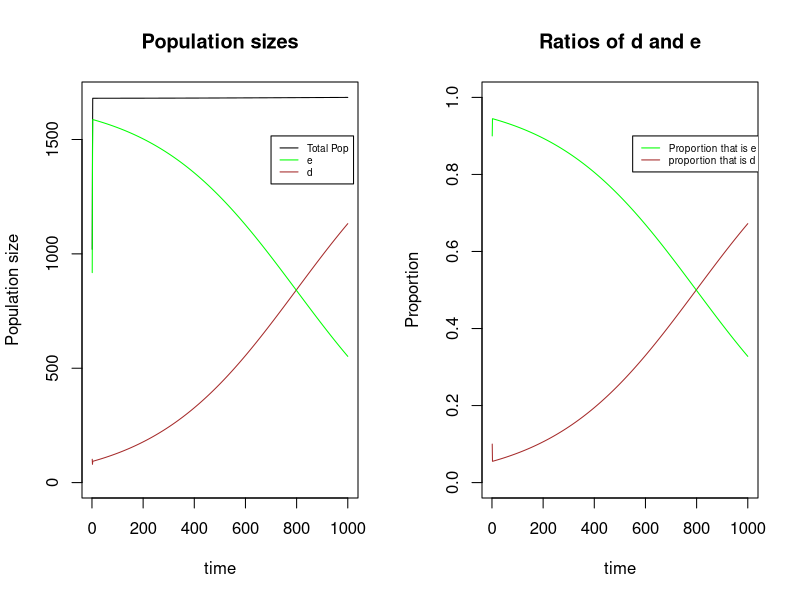

This chart was generated by the following R code:
#  Version 0.1 -- Collin Edwards
#  It should make a couple of pretty graphs - the one on the left is the total population sizes, the one on the right is the relative proportions of e and d
#

numYears=1000

###################

#Parameters:
KE=1000 #in numbers of individuals
KD=200
lambdaEe=1.5
lambdaEd=.7
lambdaDe=.9
lambdaDd=4.93

#For initializing: give intial ratio of e to d, plus the number of individuals in ND and NE
initdToTot=.1          #initial d to total ratio
initTotPop=KE+.1*KD    #total size of combined populations

#############################
#############################
#Actual code:
#creating vectors
Ntotd=numeric(numYears)
Ntote=Ntotd
Ntot=Ntotd
NDd=Ntotd
NDe=Ntotd
NEd=Ntotd
NEe=Ntotd
#initializing vectors
Ntotd[1]=initdToTot*(initTotPop)
Ntote[1]=(1-initdToTot)*(initTotPop)
Ntot=initTotPop
if(initdToTot>.5){ #d is more than half the pop, D is the source, E is the sink
		#cat("d is more common, D is the source")
		NDd[1]=(Ntotd[1]/Ntot[1])*KD
		NDe[1]=(Ntote[1]/Ntot[1])*KD
		NEd[1]=(Ntotd[1]/Ntot[1])*min(KE,(Ntotd[1]+Ntote[1]-KD))
		NEe[1]=(Ntote[1]/Ntot[1])*min(KE,(Ntotd[1]+Ntote[1]-KD))
	}else{ #e is more than half the pop, E is the source
		#cat("e is more common, E is the source")
		NEd[1]=(Ntotd[1]/Ntot[1])*KE
		NEe[1]=(Ntote[1]/Ntot[1])*KE
		NDd[1]=(Ntotd[1]/Ntot[1])*min(KD,(Ntotd[1]+Ntote[1]-KE))
		NDe[1]=(Ntote[1]/Ntot[1])*min(KD,(Ntotd[1]+Ntote[1]-KE))
	}
#############
#first year is 


for(t in 2:numYears){
	Ntotd[t]=NDd[t-1]*lambdaDd+NEd[t-1]*lambdaEd #finding the total number of d individuals produced this year
	#cat(Ntotd[t])
	Ntote[t]=NEe[t-1]*lambdaEe+NDe[t-1]*lambdaDe #ditto for e individuals
	#cat(Ntote[t])
	Ntot[t]=Ntotd[t]+Ntote[t] #total number of individuals of any type
	#cat(Ntotd[t])
	#cat(" ")
	#cat(Ntot[t])
	#cat("   ")
	if((Ntotd[t]/Ntot[t])>.5){ #d is more than half the pop, D is the source, E is the sink
		#cat("d is more common, D is the source")
		NDd[t]=(Ntotd[t]/Ntot[t])*KD
		NDe[t]=(Ntote[t]/Ntot[t])*KD
		NEd[t]=(Ntotd[t]/Ntot[t])*min(KE,(Ntotd[t]+Ntote[t]-KD))
		NEe[t]=(Ntote[t]/Ntot[t])*min(KE,(Ntotd[t]+Ntote[t]-KD))
	}else{ #e is more than half the pop, E is the source
		#cat("e is more common, E is the source")
		NEd[t]=(Ntotd[t]/Ntot[t])*KE
		NEe[t]=(Ntote[t]/Ntot[t])*KE
		NDd[t]=(Ntotd[t]/Ntot[t])*min(KD,(Ntotd[t]+Ntote[t]-KE))
		NDe[t]=(Ntote[t]/Ntot[t])*min(KD,(Ntotd[t]+Ntote[t]-KE))
	}
}
par(mfrow=c(1,2))
plot(c(1,numYears),c(0,Ntot[numYears]),col="transparent",main="Population sizes",xlab="time",ylab="Population size")
legend(.7*numYears,.9*Ntot[numYears], c("Total Pop","e","d"), cex=0.6, col=c("black","green","brown"), lty=1);
lines(1:numYears,Ntot,col="black")
lines(1:numYears,Ntotd,col="brown")
lines(1:numYears,Ntote,col="green")
plot(c(1,numYears),c(0,1),main="Ratios of d and e",xlab="time",ylab="Proportion",col="transparent")
legend(.55*numYears,.9, c("Proportion that is e","proportion that is d"), cex=0.6, col=c("green","brown"), lty=1);
lines(1:numYears,Ntotd/Ntot,col="brown")
lines(1:numYears,Ntote/Ntot,col="green")

